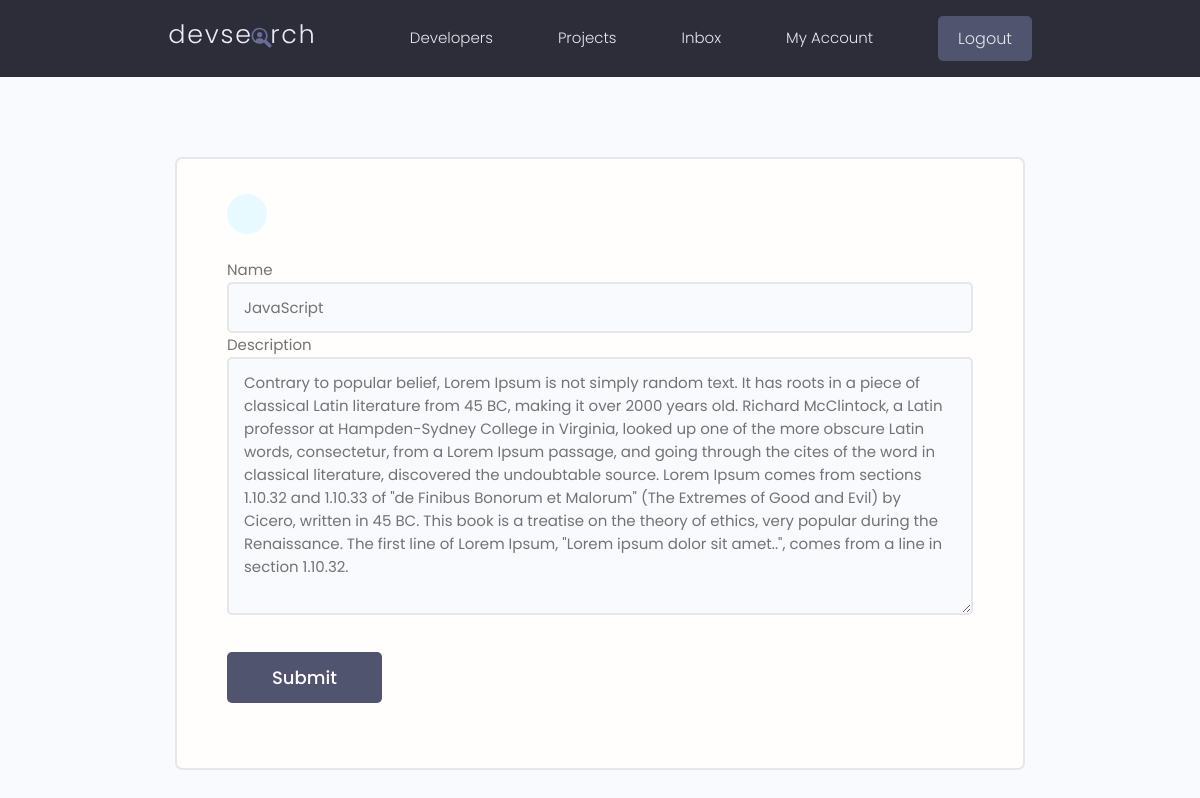
Page /update-skill/46578474-58b4-4a59-b9e8-e6b7eafdb4c3/ (signed in) on the committed database.
### users/models.py (models this page shows, shortened)
class Skill(models.Model):
    owner = models.ForeignKey(
        Profile, on_delete=CASCADE, blank=True, null=True)
    name = models.CharField(max_length=200, blank=True, null=True)
    description = models.TextField(blank=True, null=True)
    created = models.DateTimeField(auto_now_add=True)
    id = models.UUIDField(
        default=uuid.uuid4, unique=True, primary_key=True, editable=False)

### users/views.py (the view)
# urls.py: path('update-skill/<str:pk>/', views.updateSkill, name="update-skill"),
@login_required(login_url='login')
def updateSkill(request, pk):
    profile = request.user.profile
    skill = profile.skill_set.get(id=pk)
    form = SkillForm(instance=skill)
    if request.method == 'POST':
        form = SkillForm(request.POST, instance=skill)
        if form.is_valid():
            form.save()
            messages.success(request, 'Skill was updated successfully')
            return redirect('account')
    context = {'form': form}
    return render(request, 'users/skill_form.html', context)

### users/forms.py
class SkillForm(ModelForm):
    class Meta:
        model = Skill
        fields = '__all__'
        exclude = ['owner']
    def __init__(self, *args, **kwargs):
        super(SkillForm, self).__init__(*args, **kwargs)
        for field in self.fields.values():
            field.widget.attrs.update({'class': 'input'})

### users/templates/users/skill_form.html (shortened to what this page needs)
{% extends 'main.html' %}
{% block content %}
    <main class="formPage my-xl">
        <div class="content-box">
            <div class="formWrapper">
                <a class="backButton" href="{% url 'account' %}"></a>
                <br>
        <form method="POST">
            {% for field in form %}
            {{field.label}}
            {{field}}
            {%endfor%}
             <input class="btn btn--sub btn--lg  my-md" type="submit" value="Submit" />
        </form>
            </div>
        </div>
    </main>
{% endblock %}

### static/styles/app.css (style rules this page uses)
:root { --color-sub: #2d2d39; }
.btn--sub { background-color: var(--color-sub-light); }
.content-box { width: 95%; max-width: 85rem; margin: 0 auto; }
.backButton { background: var(--color-main-light); color: var(--color-main); width: 4rem; height: 4rem; display: flex; align-items: center; justify-content: center; border-radius: 50%; }
.formPage .formWrapper { list-style: none; background: var(--color-white); padding: 3.5rem 5rem; border: 2px solid var(--color-light); border-radius: 0.7rem; }

### static/uikit/styles/modules/_variables.css (style rules this page uses)
:root { --color-main: #5aa5b9; --color-main-light: #e6faff; --color-sub: #3f4156; --color-sub-light: #51546e; --color-sub-lighter: #ededfd; --color-text: #737373; --color-gray: #8b8b8b; --color-light: #e5e7eb; --color-light-gray: #767676; --color-bg: #f8fafd; --color-white: #fffefd; --color-white-light: #f3f3f3; --color-success: #359e64; --color-success-bg: #def8e8; --color-error: #fc4b0b; --color-error-bg: #fff2ee; --font-base: 'Poppins', arial, helvetica, 'Segoe UI', roboto, ubuntu, sans-serif; --font-monospace: 'Fira Code', 'Courier New', courier, monospace; --font-regular: 300; --font-medium: 500; --font-bold: 700; --generic-shadow: 1px 1px 5px #00000010; --generic-transition: all 0.3s ease-in-out; }

### static/uikit/styles/modules/_base.css (style rules this page uses)
* { margin: 0; padding: 0; box-sizing: border-box; text-rendering: optimizeLegibility; color: inherit; font-size: inherit; }
html { font-size: 50%; }
@media only screen and (min-width: 480px) { html { font-size: 56.25%; } }
@media only screen and (min-width: 1200px) { html { font-size: 62.5%; } }
body { line-height: 1.6; font-weight: 400; font-size: 1.5rem; color: var(--color-text); background-color: var(--color-bg); min-height: 100vh; }

### static/uikit/styles/modules/_typography.css (style rules this page uses)
* { font-family: var(--font-base); }
a { padding-bottom: 2px; text-decoration: none; display: inline-block; color: var(--color-main); font-weight: var(--font-medium); }

### static/uikit/styles/modules/_utilities.css (style rules this page uses)
.my-md { margin: 3rem auto; }
.my-xl { margin: 8rem auto; }

### static/uikit/styles/modules/_button.css (style rules this page uses)
.btn { display: inline-block; position: relative; cursor: pointer; background-color: var(--color-light); font-weight: var(--font-medium); color: var(--color-sub); text-decoration: none; padding: 1rem 2rem; border-radius: 0.5rem; border: none; width: -webkit-fit-content; width: -moz-fit-content; width: fit-content; height: -webkit-fit-content; height: -moz-fit-content; height: fit-content; font-size: 1.6rem; outline-width: 0; outline-color: transparent; -webkit-backface-visibility: hidden; backface-visibility: hidden; transition: all 0.3s ease-in-out; }
.btn--sub { background-color: var(--color-sub); color: var(--color-white); }
.btn--lg { font-size: 1.8rem; padding: 1.2rem 4.5rem; }

### static/uikit/styles/modules/_form.css (style rules this page uses)
input.input[type='text'], input.input[type='email'], input.input[type='password'], input.input[type='number'], textarea.input { min-width: 24rem; width: 100%; padding: 1.2rem 1.5rem; border-radius: 0.5rem; border: 2px solid var(--color-light); transition: all 0.3s ease-in-out; background-color: var(--color-bg); }

### rows in the picture
Skill: form "JavaScript" "Contrary to popular belief, Lorem Ipsum is not simply random text. It has roots in a piece of classical Latin literature from 45 BC, making it over 2000 years old. Richard McClintock, a Latin professor at Hampden-Sydney College in Virginia, looked up one of the more obscure Latin words, consectetur, from a Lorem Ipsum passage, and going through the cites of the word in classical literature, discovered the undoubtable source. Lorem Ipsum comes from sections 1.10.32 and 1.10.33 of \"de Finibus Bonorum et Malorum\" (The Extremes of Good and Evil) by Cicero, written in 45 BC. This book is a treatise on the theory of ethics, very popular during the Renaissance. The first line of Lorem Ipsum,…"

### other values in the picture
{{ field.label }} "Name" "Description"
